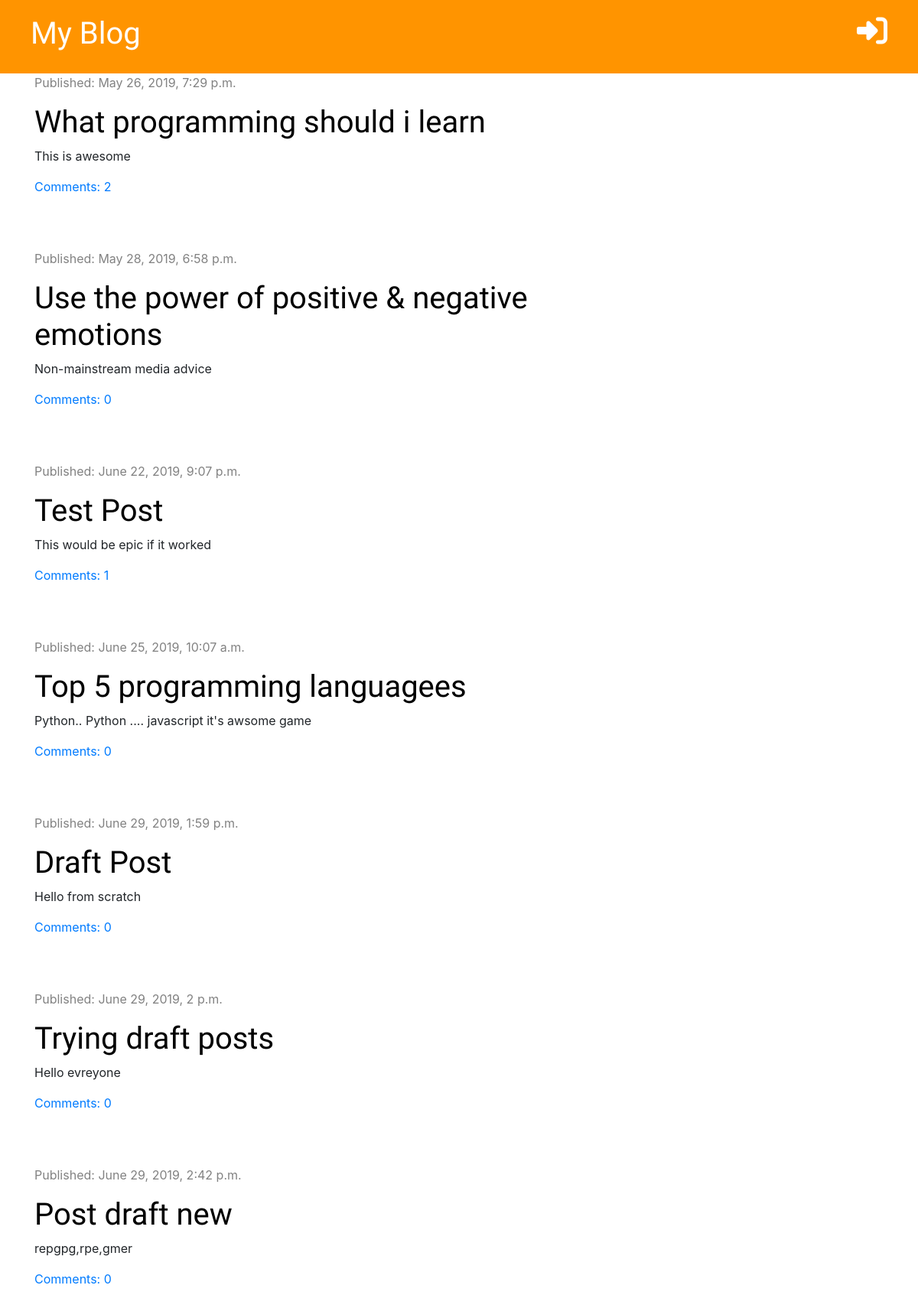
The page / on the database its author committed.
### blog/models.py (models this page shows, shortened)
class Post(models.Model):
    author = models.ForeignKey('auth.User', on_delete= models.CASCADE)
    title = models.CharField(max_length=200)
    text = models.TextField()
    created_date = models.DateTimeField(default=timezone.now)
    published_date = models.DateTimeField(blank=True, null=True)
    def approved_comments(self):
        return self.comments.filter(approved=True)

### blog/views.py (the view)
# urls.py: path('', views.post_list, name='post_list'),
def post_list(request):
    posts = Post.objects.filter(published_date__lte=timezone.now()).order_by('published_date')
    stuff_for_frontend = {'posts': posts, }
    return render(request, 'blog/post_list.html', stuff_for_frontend)

### blog/templates/blog/post_list.html (shortened to what this page needs)
{% extends 'blog/base.html' %}
{% block content %}
   {% for post in posts %}
        <div class="post">
            <div class="date">
                <p>Published: {{ post.published_date }}</p>
            </div>
            <h1><a href="{% url 'post_detail' pk=post.pk %}">{{ post.title}}</a></h1>
            <p>{{ post.text|truncatechars:50|linebreaksbr }}</p>
            <a href="{% url 'post_detail' pk=post.pk %}">Comments: {{post.approved_comments.count}}</a>
        </div>
    {% endfor %}
{% endblock %}

### blog/static/blog/style.css (style rules this page uses)
h1, h2, h3, h4 { font-family: 'Tangerine', 'Inconsolata', 'Droid Sans', serif; font-size: 48px; }
.date { color: #828282; }
.post { margin-bottom: 70px; }
.post h1 a { color: black; }

### rows shown on the page
Post: published_date "May 26, 2019, 7:29 p.m.", title "What programming should i learn", text "This is awesome", approved_comments.count "2"
Post: published_date "May 28, 2019, 6:58 p.m.", title "Use the power of positive & negative emotions", text "Non-mainstream media advice", approved_comments.count "0"
Post: published_date "June 22, 2019, 9:07 p.m.", title "Test Post", text "This would be epic if it worked", approved_comments.count "1"
Post: published_date "June 25, 2019, 10:07 a.m.", title "Top 5 programming languagees", text "Python.. Python .... javascript it's awsome game", approved_comments.count "0"
Post: published_date "June 29, 2019, 1:59 p.m.", title "Draft Post", text "Hello from scratch", approved_comments.count "0"
Post: published_date "June 29, 2019, 2 p.m.", title "Trying draft posts", text "Hello evreyone", approved_comments.count "0"
Post: published_date "June 29, 2019, 2:42 p.m.", title "Post draft new", text "repgpg,rpe,gmer", approved_comments.count "0"
